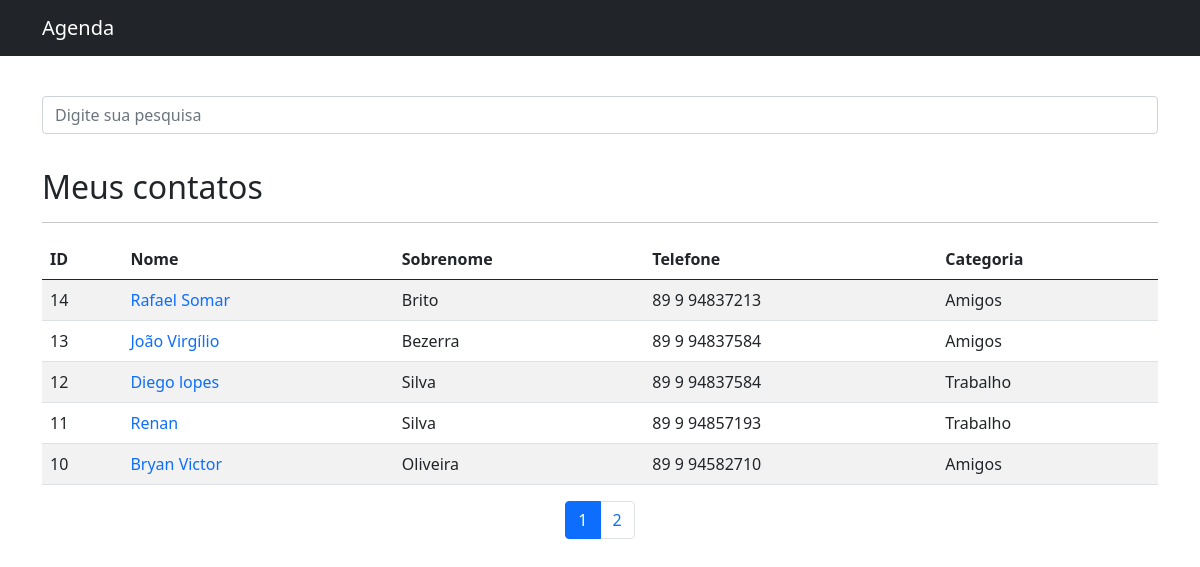
The app's page / (signed in) with its own data.
### Contatos/models.py (models this page shows, shortened)
class Contato(models.Model):
    categoria_contato = models.ForeignKey(Categoria, on_delete=models.DO_NOTHING, verbose_name='Categoria')
    nome_contato = models.CharField(max_length=100, verbose_name='Nome')
    sobrenome_contato = models.CharField(max_length=100, verbose_name='Sobrenome')
    telefone_contato = models.CharField(max_length=225, verbose_name='Telefone')
    email_contato = models.CharField(max_length=255, blank=True, verbose_name='E-mail')
    data_criacao_contato = models.DateTimeField(auto_now_add=True, verbose_name='Data de criação')
    descricao_contato = models.TextField(blank=True, verbose_name='Descrição')
    mostrar_contato = models.BooleanField(default=False)
    image_contact = models.ImageField(blank=True, upload_to='imagens/%Y/%m/%d', verbose_name='Imagem')

class Categoria(models.Model):
    nome_categoria = models.CharField(max_length=225, verbose_name='Nome da categoria')
    def __str__(self):
        return self.nome_categoria

### Contatos/views.py (the view)
# urls.py: path('', views.home, name='home'),
@login_required(redirect_field_name='login')
def home(request):
    contatos = Contato.objects.order_by('-id').filter(mostrar_contato=True)
    paginator = Paginator(contatos, 5)
    page = request.GET.get('page')
    contatos = paginator.get_page(page)
    return render(request, 'contatos/home.html', {'contatos': contatos})

### Contatos/templates/contatos/home.html (shortened to what this page needs)
{% extends 'base.html' %}
{% block 'content' %}
    {% include 'partials/_header.html' %}
    <div class="container" style="margin-top: 40px;">
        <form method="get" action="{% url 'search_contact' %}" style="margin-bottom: 10px;">
            <div class="form-group row">
                <div class="col-12">
                    <input type="search" class="form-control" name="term"
                    value="{{ request.GET.term }}" placeholder="Digite sua pesquisa">
                    <br>
                </div>
            </div>
        </form>
        <h2>Meus contatos</h2>
        <hr>
        <div class="table-responsive">
            <table class="table table-striped">
                <thead>
                    <tr>
                        <th scope="col">ID</th>
                        <th scope="col">Nome</th>
                        <th scope="col">Sobrenome</th>
                        <th scope="col">Telefone</th>
                        <th scope="col">Categoria</th>
                    </tr>
                </thead>
                <tbody>
                    {% for contato in contatos %}
                        <tr>
                            <td>{{ contato.id }}</td>
                            <td><a href="{% url 'detalhes_contato' contato.id %}" style="text-decoration: none">{{ contato.nome_contato }}</a></td>
                            <td>{{ contato.sobrenome_contato }}</td>
                            <td>{{ contato.telefone_contato }}</td>
                            <td>{{ contato.categoria_contato }}</td>
                        </tr>
                    {% endfor %}
                </tbody>
            </table>
        </div>
        <nav aria-label="Page navigation example">
            <ul class="pagination justify-content-center">
                {% for page in contatos.paginator.page_range %}
                    <li class="page-item {% if contatos.number == page %} active {% endif %}">
                        <a class="page-link"
                            href="?page={{ page }}{% if request.GET.term is not None %}&term={{ request.GET.term }}{% endif %}">
                            {{ page }}
                        </a>
                    </li>
                {% endfor %}
            </ul>
        </nav>
    </div>
{% endblock %}

### records on screen
Contato: id "14", nome_contato "Rafael Somar", sobrenome_contato "Brito", telefone_contato "89 9 94837213", categoria_contato "Amigos"
Contato: id "13", nome_contato "João Virgílio", sobrenome_contato "Bezerra", telefone_contato "89 9 94837584", categoria_contato "Amigos"
Contato: id "12", nome_contato "Diego lopes", sobrenome_contato "Silva", telefone_contato "89 9 94837584", categoria_contato "Trabalho"
Contato: id "11", nome_contato "Renan", sobrenome_contato "Silva", telefone_contato "89 9 94857193", categoria_contato "Trabalho"
Contato: id "10", nome_contato "Bryan Victor", sobrenome_contato "Oliveira", telefone_contato "89 9 94582710", categoria_contato "Amigos"

### other values on screen
{{ page }} "1" "2"
